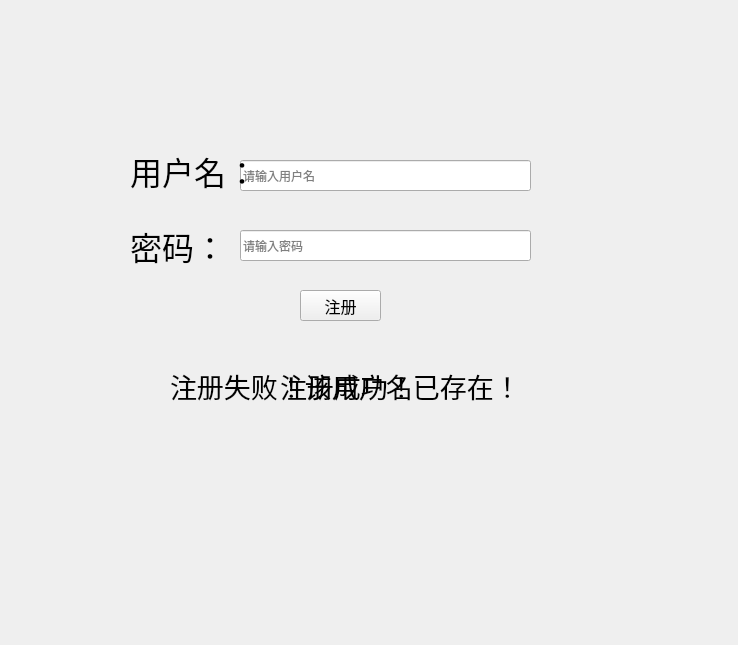
<?xml version="1.0" encoding="UTF-8"?>
<ui version="4.0">
 <class>RegisterWindow</class>
 <widget class="QWidget" name="RegisterWindow">
  <property name="geometry">
   <rect>
    <x>0</x>
    <y>0</y>
    <width>738</width>
    <height>645</height>
   </rect>
  </property>
  <property name="windowTitle">
   <string>Form</string>
  </property>
  <widget class="QLineEdit" name="lineEditUsername">
   <property name="geometry">
    <rect>
     <x>240</x>
     <y>160</y>
     <width>291</width>
     <height>31</height>
    </rect>
   </property>
   <property name="placeholderText">
    <string>请输入用户名</string>
   </property>
  </widget>
  <widget class="QLabel" name="label">
   <property name="geometry">
    <rect>
     <x>130</x>
     <y>140</y>
     <width>541</width>
     <height>61</height>
    </rect>
   </property>
   <property name="font">
    <font>
     <pointsize>24</pointsize>
    </font>
   </property>
   <property name="styleSheet">
    <string notr="true"/>
   </property>
   <property name="text">
    <string>用户名：</string>
   </property>
  </widget>
  <widget class="QLabel" name="label_2">
   <property name="geometry">
    <rect>
     <x>130</x>
     <y>200</y>
     <width>491</width>
     <height>91</height>
    </rect>
   </property>
   <property name="font">
    <font>
     <pointsize>24</pointsize>
    </font>
   </property>
   <property name="text">
    <string>密码：</string>
   </property>
  </widget>
  <widget class="QLabel" name="register_failure">
   <property name="geometry">
    <rect>
     <x>170</x>
     <y>370</y>
     <width>351</width>
     <height>31</height>
    </rect>
   </property>
   <property name="font">
    <font>
     <pointsize>20</pointsize>
    </font>
   </property>
   <property name="text">
    <string>注册失败！该用户名已存在！</string>
   </property>
  </widget>
  <widget class="QLineEdit" name="lineEditPassword">
   <property name="geometry">
    <rect>
     <x>240</x>
     <y>230</y>
     <width>291</width>
     <height>31</height>
    </rect>
   </property>
   <property name="echoMode">
    <enum>QLineEdit::Password</enum>
   </property>
   <property name="placeholderText">
    <string>请输入密码</string>
   </property>
  </widget>
  <widget class="QLabel" name="register_success">
   <property name="geometry">
    <rect>
     <x>280</x>
     <y>370</y>
     <width>221</width>
     <height>31</height>
    </rect>
   </property>
   <property name="font">
    <font>
     <pointsize>20</pointsize>
    </font>
   </property>
   <property name="text">
    <string>注册成功！</string>
   </property>
  </widget>
  <widget class="QPushButton" name="pushButtonRegister">
   <property name="geometry">
    <rect>
     <x>300</x>
     <y>290</y>
     <width>81</width>
     <height>31</height>
    </rect>
   </property>
   <property name="font">
    <font>
     <pointsize>12</pointsize>
    </font>
   </property>
   <property name="text">
    <string>注册</string>
   </property>
  </widget>
 </widget>
 <resources/>
 <connections/>
</ui>
